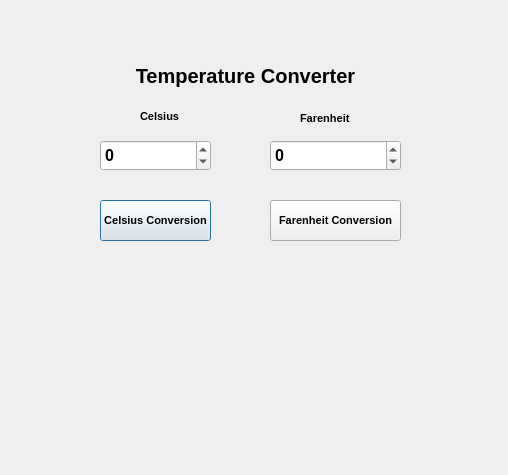
<?xml version="1.0" encoding="UTF-8"?>
<ui version="4.0">
 <class>Dialog</class>
 <widget class="QDialog" name="Dialog">
  <property name="geometry">
   <rect>
    <x>0</x>
    <y>0</y>
    <width>508</width>
    <height>475</height>
   </rect>
  </property>
  <property name="font">
   <font>
    <pointsize>7</pointsize>
   </font>
  </property>
  <property name="windowTitle">
   <string>Dialog</string>
  </property>
  <widget class="QLabel" name="label">
   <property name="geometry">
    <rect>
     <x>120</x>
     <y>40</y>
     <width>251</width>
     <height>71</height>
    </rect>
   </property>
   <property name="font">
    <font>
     <pointsize>15</pointsize>
     <weight>75</weight>
     <bold>true</bold>
    </font>
   </property>
   <property name="text">
    <string>Temperature Converter</string>
   </property>
   <property name="alignment">
    <set>Qt::AlignCenter</set>
   </property>
  </widget>
  <widget class="QSpinBox" name="celsiusInput">
   <property name="geometry">
    <rect>
     <x>100</x>
     <y>140</y>
     <width>111</width>
     <height>31</height>
    </rect>
   </property>
   <property name="font">
    <font>
     <pointsize>12</pointsize>
     <weight>75</weight>
     <bold>true</bold>
    </font>
   </property>
   <property name="minimum">
    <number>-1000</number>
   </property>
   <property name="maximum">
    <number>1000</number>
   </property>
  </widget>
  <widget class="QSpinBox" name="farenheitInput">
   <property name="geometry">
    <rect>
     <x>270</x>
     <y>140</y>
     <width>131</width>
     <height>31</height>
    </rect>
   </property>
   <property name="font">
    <font>
     <pointsize>12</pointsize>
     <weight>75</weight>
     <bold>true</bold>
    </font>
   </property>
   <property name="minimum">
    <number>-1000</number>
   </property>
   <property name="maximum">
    <number>1000</number>
   </property>
  </widget>
  <widget class="QPushButton" name="convertCF">
   <property name="geometry">
    <rect>
     <x>100</x>
     <y>200</y>
     <width>111</width>
     <height>41</height>
    </rect>
   </property>
   <property name="font">
    <font>
     <pointsize>8</pointsize>
     <weight>75</weight>
     <bold>true</bold>
    </font>
   </property>
   <property name="text">
    <string>Celsius Conversion</string>
   </property>
   <property name="iconSize">
    <size>
     <width>18</width>
     <height>18</height>
    </size>
   </property>
  </widget>
  <widget class="QPushButton" name="convertFC">
   <property name="geometry">
    <rect>
     <x>270</x>
     <y>200</y>
     <width>131</width>
     <height>41</height>
    </rect>
   </property>
   <property name="font">
    <font>
     <pointsize>8</pointsize>
     <weight>75</weight>
     <bold>true</bold>
    </font>
   </property>
   <property name="text">
    <string>Farenheit Conversion</string>
   </property>
  </widget>
  <widget class="QLabel" name="label_2">
   <property name="geometry">
    <rect>
     <x>140</x>
     <y>110</y>
     <width>46</width>
     <height>13</height>
    </rect>
   </property>
   <property name="font">
    <font>
     <pointsize>8</pointsize>
     <weight>75</weight>
     <bold>true</bold>
    </font>
   </property>
   <property name="text">
    <string>Celsius</string>
   </property>
  </widget>
  <widget class="QLabel" name="label_3">
   <property name="geometry">
    <rect>
     <x>300</x>
     <y>110</y>
     <width>71</width>
     <height>16</height>
    </rect>
   </property>
   <property name="font">
    <font>
     <pointsize>8</pointsize>
     <weight>75</weight>
     <bold>true</bold>
    </font>
   </property>
   <property name="text">
    <string>Farenheit</string>
   </property>
  </widget>
 </widget>
 <resources/>
 <connections/>
</ui>
